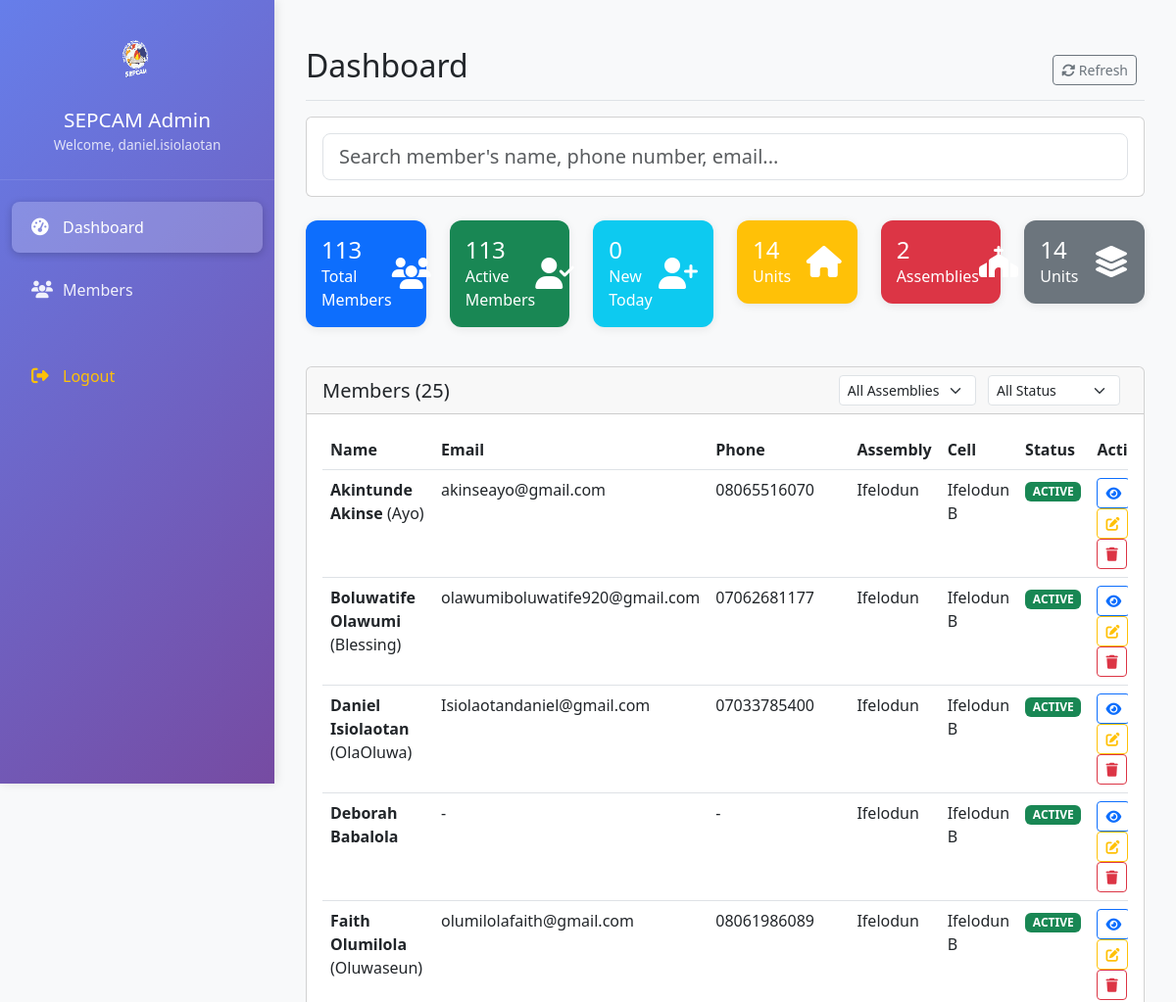
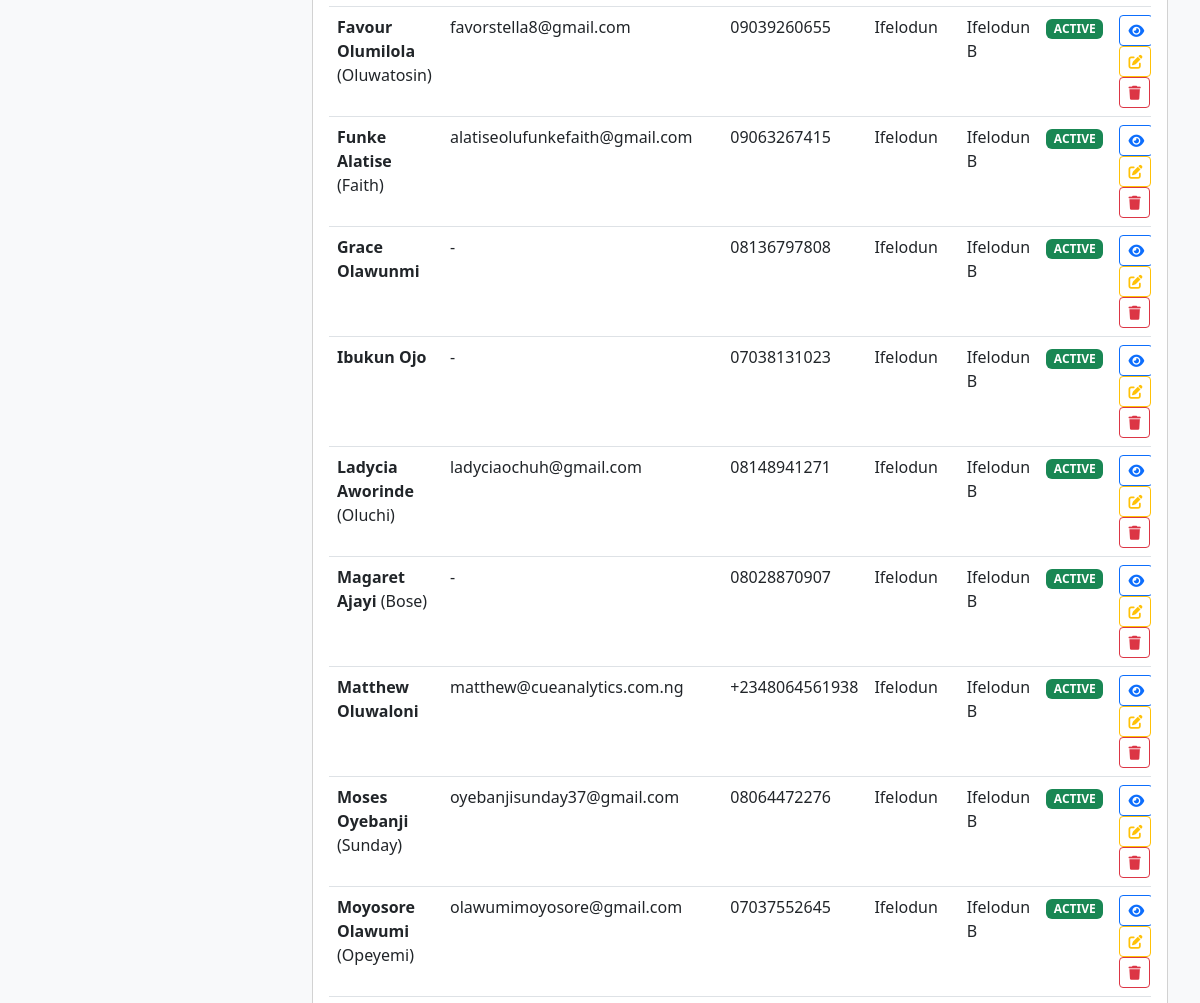
Before: /dashboard/ (signed in, upper part) with the older database file (2 pictures, top to bottom).
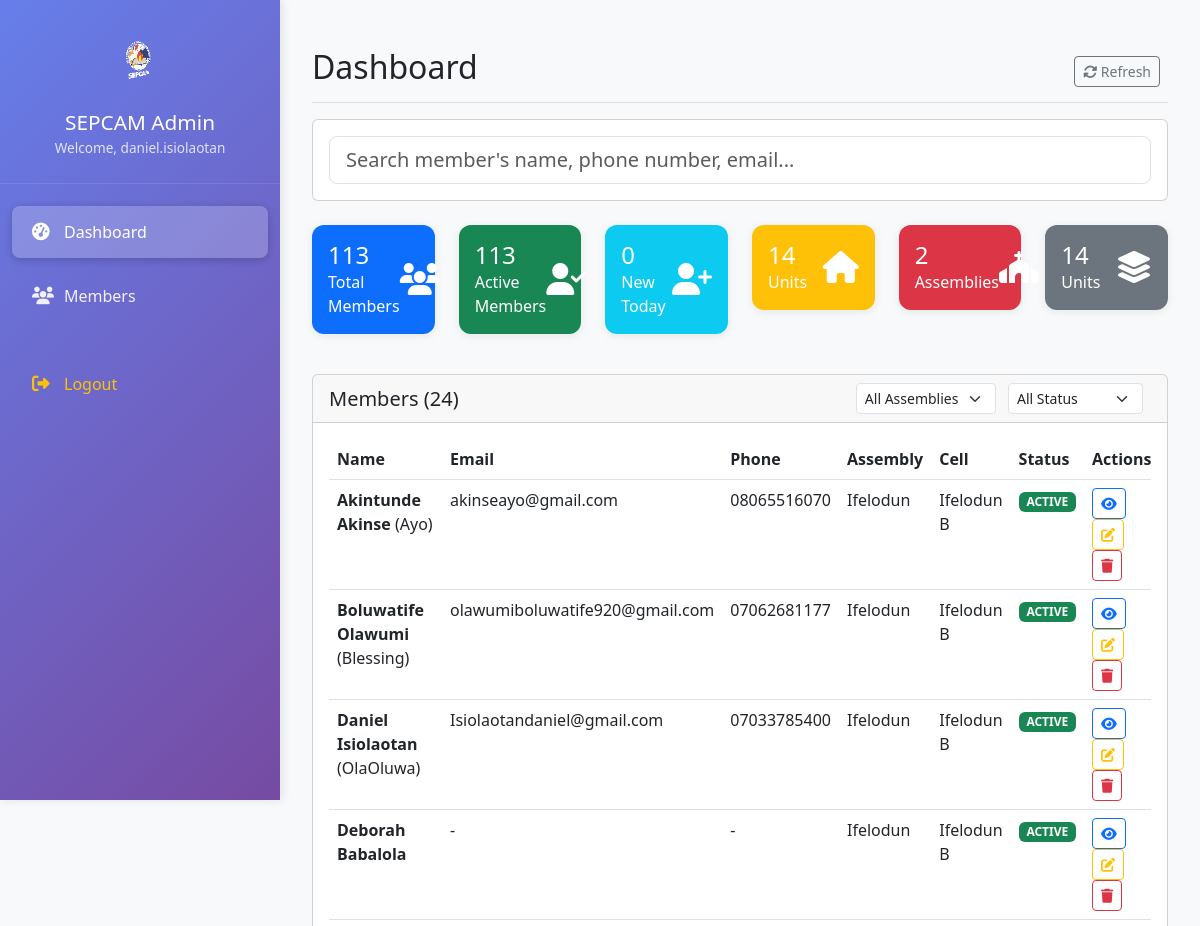
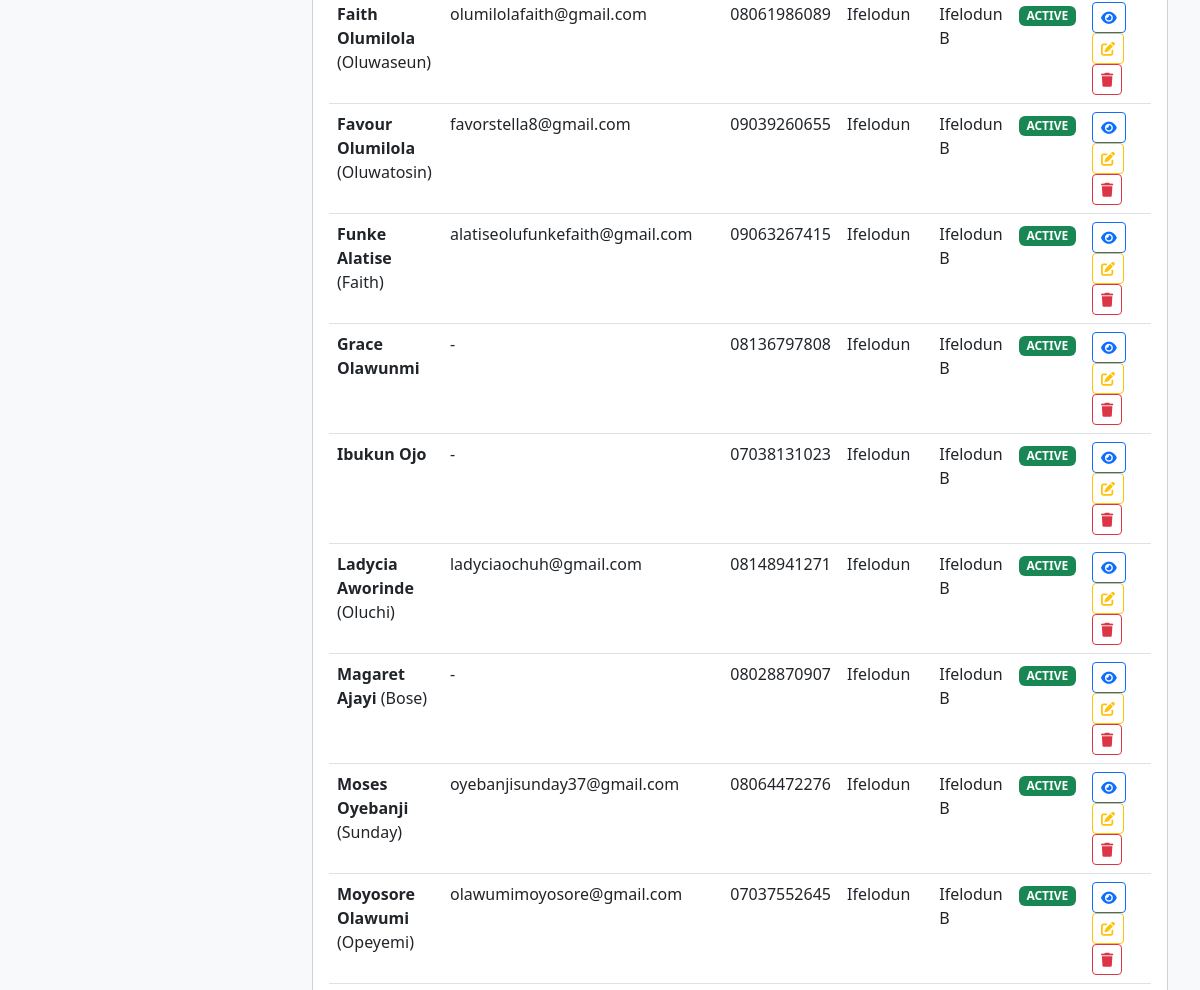
After: the same page with the newer database file (2 pictures, top to bottom).
### core/models.py (models this page shows, shortened)
class Member(models.Model):
    GENDER_CHOICES = [
        ("M", "Male"),
        ("F", "Female"),
        ("O", "Other"),
    ]
    MARITAL_STATUS_CHOICES = [
        ("SINGLE", "Single"),
        ("MARRIED", "Married"),
        ("DIVORCED", "Divorced"),
        ("WIDOWED", "Widowed"),
        ("SEPARATED", "Separated"),
    ]
    MEMBERSHIP_STATUS_CHOICES = [
        ("ACTIVE", "Active"),
        ("INACTIVE", "Inactive"),
        ("VISITOR", "Visitor"),
        ("NEW_MEMBER", "New Member"),
        ("TRANSFERRED", "Transferred"),
    ]
    assembly = models.ForeignKey(
        Assembly, on_delete=models.CASCADE, related_name="members"
    )
    first_name = models.CharField(max_length=100)
    last_name = models.CharField(max_length=100)
    middle_name = models.CharField(max_length=100, blank=True)
    date_of_birth = models.DateField(null=True, blank=True)
    gender = models.CharField(max_length=10, choices=GENDER_CHOICES)
    marital_status = models.CharField(
        max_length=10, choices=MARITAL_STATUS_CHOICES, blank=True
    )
    month_of_birth = models.CharField(max_length=20, null=True, blank=True)
    email = models.EmailField(blank=True)
    phone = models.CharField(max_length=20, blank=True)
    address = models.TextField(blank=True)
    emergency_contact_name = models.CharField(max_length=200, blank=True)
    emergency_contact_phone = models.CharField(max_length=20, blank=True)
    unit = models.ForeignKey(
        Unit, on_delete=models.SET_NULL, null=True, blank=True, related_name="members"
    )
    other_unit = models.ForeignKey(
        Unit,
        on_delete=models.SET_NULL,
        null=True,
        blank=True,
        related_name="other_unit_members",
    )
    membership_status = models.CharField(
        max_length=15, choices=MEMBERSHIP_STATUS_CHOICES, default="ACTIVE"
    )
    membership_date = models.DateField(null=True, blank=True)
    cell = models.ForeignKey(Cell, on_delete=models.SET_NULL, null=True, blank=True)
    baptism_date = models.DateField(null=True, blank=True)
    confirmation_date = models.DateField(null=True, blank=True)
    photo = models.ImageField(upload_to="member_photos/", null=True, blank=True)
    created_at = models.DateTimeField(auto_now_add=True)
    updated_at = models.DateTimeField(auto_now=True)
    class Meta:
        ordering = ["last_name", "first_name"]

class Assembly(models.Model):
    name = models.CharField(max_length=200)
    description = models.TextField(blank=True)
    founded_date = models.DateField(null=True, blank=True)
    website = models.URLField(blank=True)
    email = models.EmailField(blank=True)
    phone = models.CharField(max_length=20, blank=True)
    street_address = models.CharField(max_length=200)
    city = models.CharField(max_length=100)
    state = models.CharField(max_length=100)
    country = models.CharField(max_length=100, default="Nigeria")
    zip_code = models.CharField(max_length=20, blank=True)
    latitude = models.DecimalField(
        max_digits=9, decimal_places=6, null=True, blank=True
    )
    longitude = models.DecimalField(
        max_digits=9, decimal_places=6, null=True, blank=True
    )
    facebook_url = models.URLField(blank=True)
    twitter_url = models.URLField(blank=True)
    instagram_url = models.URLField(blank=True)
    youtube_url = models.URLField(blank=True)
    is_active = models.BooleanField(default=True)
    created_at = models.DateTimeField(auto_now_add=True)
    updated_at = models.DateTimeField(auto_now=True)
    class Meta:
        verbose_name_plural = "Assemblies"
        ordering = ["name"]

class Cell(models.Model):
    name = models.CharField(max_length=200)
    created_at = models.DateField()
    def __str__(self):
        return self.name

### core/views.py (the view)
# urls.py: path("dashboard/", views.dashboard, name="dashboard"),
@login_required
def dashboard(request):
    try:
        total_members = Member.objects.count()
        total_assemblies = Assembly.objects.count()
        total_units = Unit.objects.count()
        total_cells = Cell.objects.count()
        active_members = Member.objects.filter(membership_status="ACTIVE").count()
        new_members_today = Member.objects.filter(
            created_at__date=timezone.now().date()
        ).count()
        MONTH_MAP = [
            (1, "January"),
            (2, "February"),
            (3, "March"),
            (4, "April"),
            (5, "May"),
            (6, "June"),
            (7, "July"),
            (8, "August"),
            (9, "September"),
            (10, "October"),
            (11, "November"),
            (12, "December"),
        ]
        recent_members = Member.objects.select_related(
            "assembly", "unit", "cell"
        ).order_by("-created_at")[:10]
        assembly_filter = request.GET.get("assembly", "")
        unit_filter = request.GET.get("unit", "")
        family_filter = request.GET.get("family", "")
        cell_filter = request.GET.get("cell", "")
        status_filter = request.GET.get("status", "")
        month_filter = request.GET.get("month", "")
        admin_profile = request.user.admin_account
        if admin_profile.is_superadmin:
            members = (
                Member.objects.all()
                .select_related("assembly", "unit", "cell")
                .order_by("first_name", "last_name")
            )
        if admin_profile.is_cell_admin:
            members = Member.objects.filter(cell=admin_profile.cell).order_by(
                "first_name", "last_name"
            )
        if assembly_filter:
            members = members.filter(assembly_id=assembly_filter)
        if unit_filter:
            members = members.filter(unit_id=unit_filter)
        if family_filter:
            members = members.filter(family_id=family_filter)
        if cell_filter:
            members = members.filter(cell_id=cell_filter)
        if status_filter:
            members = members.filter(membership_status=status_filter)
        if month_filter:
            month_of_birth = members.get_month_of_birth()
            members = members.filter(month_of_birth=month_filter)
        assemblies = Assembly.objects.all()
        units = Unit.objects.all()
        cells = Cell.objects.all()
        context = {
            "total_members": total_members,
            "total_assemblies": total_assemblies,
            "total_units": total_units,
            "total_cells": total_cells,
            "active_members": active_members,
            "new_members_today": new_members_today,
            "month_map": MONTH_MAP,
            "recent_members": recent_members,
            "members": members,
            "assemblies": assemblies,
            "units": units,
            "cells": cells,
            "selected_assembly": assembly_filter,
            "selected_unit": unit_filter,
            "selected_family": family_filter,
            "selected_cell": cell_filter,
            "selected_status": status_filter,
        }
        return render(request, "dashboard/dashboard.html", context)
    except Exception as e:
        return JsonResponse({"error": str(e)}, status=500)

### core/models.py (called while the page is built)
    @property
    def is_superadmin(self):
        return self.level == "SUPERADMIN"

    @property
    def is_cell_admin(self):
        return self.level == "Cell"

    @property
    def is_moderator(self):
        return self.level == "MODERATOR"

    @property
    def is_inventory_admin(self):
        return self.level == "Inventory"

### core/templates/dashboard/dashboard.html (shortened to what the changed rows need)
{% extends 'base.html' %}
{% load static %}
{% block content %}
<div class="d-flex justify-content-between flex-wrap flex-md-nowrap align-items-center pt-3 pb-2 mb-3 border-bottom">
    <h1 class="h2">Dashboard</h1>
</div>
<div class="row">
    <div class="col-12">
        <div class="card">
            <div class="card-header d-flex justify-content-between align-items-center">
                <h5 class="card-title mb-0">Members ({{members_count}})</h5>
                <div class="filter-section">
                    <select class="form-select form-select-sm me-2" id="assemblyFilter" style="width: auto; display: inline-block;">
                    </select>
                    <select class="form-select form-select-sm me-2" id="statusFilter" style="width: auto; display: inline-block;">
                    </select>
                </div>
            </div>
            <div class="card-body">
                <div class="table-responsive">
                    <table class="table table-hover">
                        <thead>
                            <tr>
                                <th>Name</th>
                                <th>Email</th>
                                <th>Phone</th>
                                <th>Assembly</th>
                                <th>Cell</th>
                                <th>Status</th>
                                <th>Actions</th>
                            </tr>
                        </thead>
                        <tbody id="membersTableBody">
                            {% for member in members %}
                            <tr>
                                <td>
                                    <strong>{{ member.first_name }} {{ member.last_name }}</strong>
                                    {% if member.middle_name %}({{ member.middle_name }}){% endif %}
                                </td>
                                <td>{{ member.email|default:"-" }}</td>
                                <td>{{ member.phone|default:"-" }}</td>
                                <td>{{ member.assembly.name }}</td>
                                <td>{{ member.cell|default:"-" }}</td>
                                <td>
                                    <span class="badge {% if member.membership_status == 'ACTIVE' %}bg-success{% elif member.membership_status == 'NEW_MEMBER' %}bg-info{% else %}bg-warning{% endif %}">
                                        {{ member.membership_status }}
                                    </span>
                                </td>
                                <td>
                                    <button class="btn btn-sm btn-outline-primary view-member"
                                            data-member-id="{{ member.id }}">
                                        <i class="fas fa-eye"></i>
                                    </button>
                                    <button class="btn btn-sm btn-outline-warning edit-member"
                                            data-member-id="{{ member.id }}">
                                        <i class="fas fa-edit"></i>
                                    </button>
                                    <button class="btn btn-sm btn-outline-danger delete-member"
                                            data-member-id="{{ member.id }}"
                                            data-member-name="{{ member.first_name }} {{ member.last_name }}">
                                        <i class="fas fa-trash"></i>
                                    </button>
                                </td>
                            </tr>
                            {% endfor %}
                        </tbody>
                    </table>
                </div>
            </div>
        </div>
    </div>
</div>
{% endblock %}

Changed rows visible on the page:
no longer on this page (row edited): Member: first_name "Matthew", last_name "Oluwaloni", email "matthew@cueanalytics.com.ng", phone "+2348064561938", assembly.name "Ifelodun", cell "Ifelodun B", membership_status "ACTIVE"
Other visible differences:
{{ members_count }}: "25" → "24"
